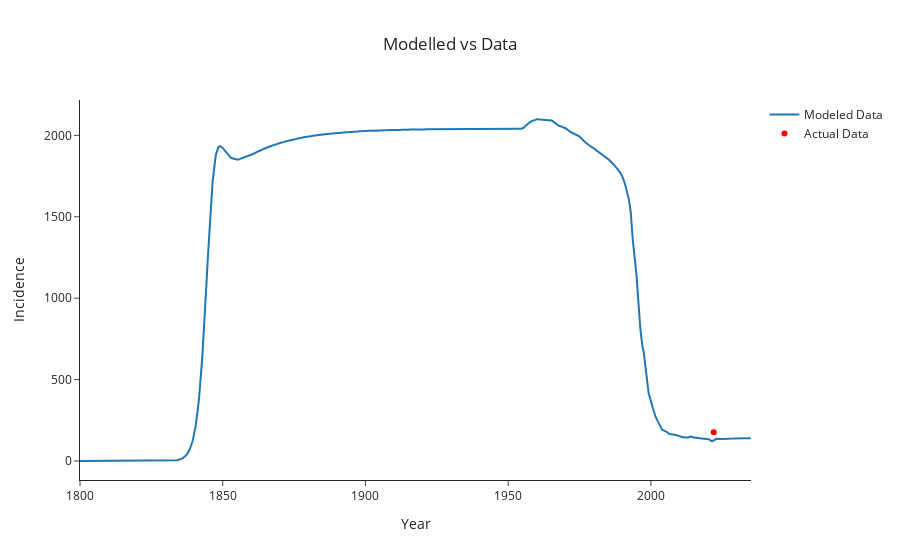

Source (notebook cell):
### Code cell
plot_model_vs_actual(
    derived_df_0, targets['incidence'], "incidence", "Incidence", "Modelled vs Data"
)

### Figure 1 — Plotly figure (JSON) as saved in the notebook; plotly's stock layout.template omitted (floating-point values rounded to 4 significant figures; data arrays with more than 128 entries replaced by an {"elided": "..."} marker saying what was removed)
{"data": [{"mode": "lines", "name": "Modeled Data", "type": "scatter", "x": {"elided": "2351 float values"}, "y": {"elided": "2351 float values"}}, {"marker": {"color": "red"}, "mode": "markers", "name": "Actual Data", "type": "scatter", "x": [2022], "y": [176]}], "layout": {"title": {"text": "Modelled vs Data", "x": 0.5}, "xaxis": {"title": {"text": "Year"}}, "yaxis": {"title": {"text": "Incidence"}}}}
